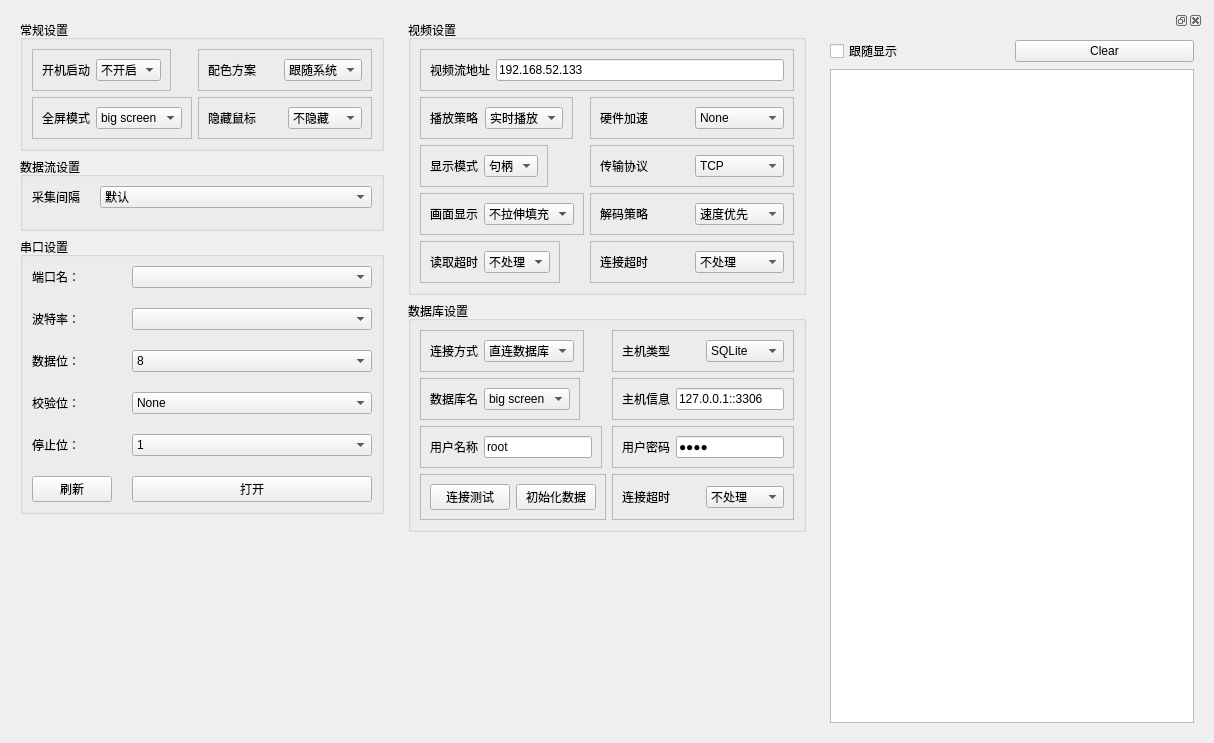
<?xml version="1.0" encoding="UTF-8"?>
<ui version="4.0">
 <class>Frame</class>
 <widget class="QFrame" name="Frame">
  <property name="geometry">
   <rect>
    <x>0</x>
    <y>0</y>
    <width>1214</width>
    <height>743</height>
   </rect>
  </property>
  <property name="windowTitle">
   <string>Frame</string>
  </property>
  <layout class="QHBoxLayout" name="horizontalLayout_16">
   <item>
    <widget class="QScrollArea" name="scrollArea_2">
     <property name="minimumSize">
      <size>
       <width>240</width>
       <height>0</height>
      </size>
     </property>
     <property name="maximumSize">
      <size>
       <width>400</width>
       <height>16777215</height>
      </size>
     </property>
     <property name="frameShape">
      <enum>QFrame::NoFrame</enum>
     </property>
     <property name="widgetResizable">
      <bool>true</bool>
     </property>
     <widget class="QWidget" name="scrollAreaWidgetContents_2">
      <property name="geometry">
       <rect>
        <x>0</x>
        <y>0</y>
        <width>363</width>
        <height>725</height>
       </rect>
      </property>
      <layout class="QVBoxLayout" name="verticalLayout_3">
       <item>
        <widget class="QGroupBox" name="groupBox_4">
         <property name="title">
          <string>常规设置</string>
         </property>
         <layout class="QFormLayout" name="formLayout_3">
          <item row="0" column="0">
           <widget class="QFrame" name="frame_21">
            <property name="frameShape">
             <enum>QFrame::StyledPanel</enum>
            </property>
            <property name="frameShadow">
             <enum>QFrame::Raised</enum>
            </property>
            <layout class="QHBoxLayout" name="horizontalLayout_21">
             <item>
              <widget class="QLabel" name="label_19">
               <property name="text">
                <string>开机启动</string>
               </property>
              </widget>
             </item>
             <item>
              <widget class="QComboBox" name="comboBox_14">
               <item>
                <property name="text">
                 <string>不开启</string>
                </property>
               </item>
               <item>
                <property name="text">
                 <string>开启</string>
                </property>
               </item>
              </widget>
             </item>
            </layout>
           </widget>
          </item>
          <item row="0" column="1">
           <widget class="QFrame" name="frame_22">
            <property name="frameShape">
             <enum>QFrame::StyledPanel</enum>
            </property>
            <property name="frameShadow">
             <enum>QFrame::Raised</enum>
            </property>
            <layout class="QHBoxLayout" name="horizontalLayout_22">
             <item>
              <widget class="QLabel" name="label_20">
               <property name="text">
                <string>配色方案</string>
               </property>
              </widget>
             </item>
             <item>
              <widget class="QComboBox" name="comboBox_17">
               <item>
                <property name="text">
                 <string>跟随系统</string>
                </property>
               </item>
               <item>
                <property name="text">
                 <string>亮色模式</string>
                </property>
               </item>
               <item>
                <property name="text">
                 <string>灰暗模式</string>
                </property>
               </item>
              </widget>
             </item>
            </layout>
           </widget>
          </item>
          <item row="1" column="0">
           <widget class="QFrame" name="frame_28">
            <property name="frameShape">
             <enum>QFrame::StyledPanel</enum>
            </property>
            <property name="frameShadow">
             <enum>QFrame::Raised</enum>
            </property>
            <layout class="QHBoxLayout" name="horizontalLayout_28">
             <item>
              <widget class="QLabel" name="label_26">
               <property name="text">
                <string>全屏模式</string>
               </property>
              </widget>
             </item>
             <item>
              <widget class="QComboBox" name="comboBox_21">
               <item>
                <property name="text">
                 <string>big screen</string>
                </property>
               </item>
              </widget>
             </item>
            </layout>
           </widget>
          </item>
          <item row="1" column="1">
           <widget class="QFrame" name="frame_26">
            <property name="frameShape">
             <enum>QFrame::StyledPanel</enum>
            </property>
            <property name="frameShadow">
             <enum>QFrame::Raised</enum>
            </property>
            <layout class="QHBoxLayout" name="horizontalLayout_26">
             <item>
              <widget class="QLabel" name="label_24">
               <property name="text">
                <string>隐藏鼠标</string>
               </property>
              </widget>
             </item>
             <item>
              <widget class="QComboBox" name="comboBox_19">
               <item>
                <property name="text">
                 <string>不隐藏</string>
                </property>
               </item>
               <item>
                <property name="text">
                 <string>5秒</string>
                </property>
               </item>
              </widget>
             </item>
            </layout>
           </widget>
          </item>
         </layout>
        </widget>
       </item>
       <item>
        <widget class="QGroupBox" name="groupBox_2">
         <property name="title">
          <string>数据流设置</string>
         </property>
         <layout class="QFormLayout" name="formLayout_4">
          <property name="horizontalSpacing">
           <number>20</number>
          </property>
          <property name="bottomMargin">
           <number>20</number>
          </property>
          <item row="0" column="0">
           <widget class="QLabel" name="label_16">
            <property name="text">
             <string>采集间隔</string>
            </property>
           </widget>
          </item>
          <item row="0" column="1">
           <widget class="QComboBox" name="comboBox_12">
            <item>
             <property name="text">
              <string>默认</string>
             </property>
            </item>
            <item>
             <property name="text">
              <string>1.0秒</string>
             </property>
            </item>
            <item>
             <property name="text">
              <string>10秒</string>
             </property>
            </item>
            <item>
             <property name="text">
              <string>1分钟</string>
             </property>
            </item>
            <item>
             <property name="text">
              <string>30分钟</string>
             </property>
            </item>
           </widget>
          </item>
         </layout>
        </widget>
       </item>
       <item alignment="Qt::AlignTop">
        <widget class="QGroupBox" name="groupBox_port">
         <property name="title">
          <string>串口设置</string>
         </property>
         <layout class="QVBoxLayout" name="verticalLayout_2">
          <item>
           <layout class="QFormLayout" name="formLayout_port">
            <property name="horizontalSpacing">
             <number>20</number>
            </property>
            <property name="verticalSpacing">
             <number>20</number>
            </property>
            <property name="rightMargin">
             <number>0</number>
            </property>
            <property name="bottomMargin">
             <number>0</number>
            </property>
            <item row="0" column="0">
             <widget class="QLabel" name="label_port">
              <property name="text">
               <string>端口名：</string>
              </property>
             </widget>
            </item>
            <item row="0" column="1">
             <widget class="QComboBox" name="comboBox_port"/>
            </item>
            <item row="1" column="0">
             <widget class="QLabel" name="label_baudRates">
              <property name="text">
               <string>波特率：</string>
              </property>
             </widget>
            </item>
            <item row="1" column="1">
             <widget class="QComboBox" name="comboBox_baudRates"/>
            </item>
            <item row="2" column="0">
             <widget class="QLabel" name="label_dataBits">
              <property name="text">
               <string>数据位：</string>
              </property>
             </widget>
            </item>
            <item row="2" column="1">
             <widget class="QComboBox" name="comboBox_dataBits">
              <item>
               <property name="text">
                <string>8</string>
               </property>
              </item>
              <item>
               <property name="text">
                <string>7</string>
               </property>
              </item>
              <item>
               <property name="text">
                <string>6</string>
               </property>
              </item>
              <item>
               <property name="text">
                <string>5</string>
               </property>
              </item>
             </widget>
            </item>
            <item row="3" column="0">
             <widget class="QLabel" name="label_checkBits">
              <property name="text">
               <string>校验位：</string>
              </property>
             </widget>
            </item>
            <item row="3" column="1">
             <widget class="QComboBox" name="comboBox_checkBits">
              <item>
               <property name="text">
                <string>None</string>
               </property>
              </item>
              <item>
               <property name="text">
                <string>Even</string>
               </property>
              </item>
              <item>
               <property name="text">
                <string>Mark</string>
               </property>
              </item>
              <item>
               <property name="text">
                <string>Odd</string>
               </property>
              </item>
             </widget>
            </item>
            <item row="4" column="0">
             <widget class="QLabel" name="label_stopBits">
              <property name="text">
               <string>停止位：</string>
              </property>
             </widget>
            </item>
            <item row="4" column="1">
             <widget class="QComboBox" name="comboBox_stopBits">
              <property name="editable">
               <bool>false</bool>
              </property>
              <item>
               <property name="text">
                <string>1</string>
               </property>
              </item>
              <item>
               <property name="text">
                <string>1.5</string>
               </property>
              </item>
              <item>
               <property name="text">
                <string>2</string>
               </property>
              </item>
             </widget>
            </item>
            <item row="5" column="1">
             <widget class="QPushButton" name="pushButton_port">
              <property name="text">
               <string>打开</string>
              </property>
             </widget>
            </item>
            <item row="5" column="0">
             <widget class="QPushButton" name="pushButton_refresh">
              <property name="text">
               <string>刷新</string>
              </property>
             </widget>
            </item>
           </layout>
          </item>
         </layout>
        </widget>
       </item>
       <item>
        <spacer name="verticalSpacer">
         <property name="orientation">
          <enum>Qt::Vertical</enum>
         </property>
         <property name="sizeHint" stdset="0">
          <size>
           <width>20</width>
           <height>40</height>
          </size>
         </property>
        </spacer>
       </item>
      </layout>
     </widget>
    </widget>
   </item>
   <item>
    <widget class="QScrollArea" name="scrollArea">
     <property name="sizePolicy">
      <sizepolicy hsizetype="Expanding" vsizetype="Expanding">
       <horstretch>0</horstretch>
       <verstretch>0</verstretch>
      </sizepolicy>
     </property>
     <property name="minimumSize">
      <size>
       <width>400</width>
       <height>0</height>
      </size>
     </property>
     <property name="frameShape">
      <enum>QFrame::NoFrame</enum>
     </property>
     <property name="widgetResizable">
      <bool>true</bool>
     </property>
     <widget class="QWidget" name="scrollAreaWidgetContents">
      <property name="geometry">
       <rect>
        <x>0</x>
        <y>0</y>
        <width>458</width>
        <height>725</height>
       </rect>
      </property>
      <layout class="QVBoxLayout" name="verticalLayout">
       <item>
        <widget class="QGroupBox" name="groupBox">
         <property name="title">
          <string>视频设置</string>
         </property>
         <layout class="QFormLayout" name="formLayout">
          <item row="0" column="0" colspan="2">
           <widget class="QFrame" name="frame_7">
            <property name="frameShape">
             <enum>QFrame::StyledPanel</enum>
            </property>
            <property name="frameShadow">
             <enum>QFrame::Raised</enum>
            </property>
            <layout class="QHBoxLayout" name="horizontalLayout_7">
             <item>
              <widget class="QLabel" name="label_7">
               <property name="text">
                <string>视频流地址</string>
               </property>
              </widget>
             </item>
             <item>
              <widget class="QLineEdit" name="lineEdit">
               <property name="text">
                <string>192.168.52.133</string>
               </property>
              </widget>
             </item>
            </layout>
           </widget>
          </item>
          <item row="1" column="0">
           <widget class="QFrame" name="frame">
            <property name="frameShape">
             <enum>QFrame::StyledPanel</enum>
            </property>
            <property name="frameShadow">
             <enum>QFrame::Raised</enum>
            </property>
            <layout class="QHBoxLayout" name="horizontalLayout">
             <item>
              <widget class="QLabel" name="label">
               <property name="text">
                <string>播放策略</string>
               </property>
              </widget>
             </item>
             <item>
              <widget class="QComboBox" name="comboBox">
               <item>
                <property name="text">
                 <string>实时播放</string>
                </property>
               </item>
               <item>
                <property name="text">
                 <string>循环播放</string>
                </property>
               </item>
               <item>
                <property name="text">
                 <string>单次播放</string>
                </property>
               </item>
              </widget>
             </item>
            </layout>
           </widget>
          </item>
          <item row="1" column="1">
           <widget class="QFrame" name="frame_5">
            <property name="frameShape">
             <enum>QFrame::StyledPanel</enum>
            </property>
            <property name="frameShadow">
             <enum>QFrame::Raised</enum>
            </property>
            <layout class="QHBoxLayout" name="horizontalLayout_5">
             <item>
              <widget class="QLabel" name="label_5">
               <property name="text">
                <string>硬件加速</string>
               </property>
              </widget>
             </item>
             <item>
              <widget class="QComboBox" name="comboBox_5">
               <item>
                <property name="text">
                 <string>None</string>
                </property>
               </item>
               <item>
                <property name="text">
                 <string>GPU</string>
                </property>
               </item>
              </widget>
             </item>
            </layout>
           </widget>
          </item>
          <item row="2" column="0">
           <widget class="QFrame" name="frame_2">
            <property name="frameShape">
             <enum>QFrame::StyledPanel</enum>
            </property>
            <property name="frameShadow">
             <enum>QFrame::Raised</enum>
            </property>
            <layout class="QHBoxLayout" name="horizontalLayout_2">
             <item>
              <widget class="QLabel" name="label_2">
               <property name="text">
                <string>显示模式</string>
               </property>
              </widget>
             </item>
             <item>
              <widget class="QComboBox" name="comboBox_2">
               <item>
                <property name="text">
                 <string>句柄</string>
                </property>
               </item>
              </widget>
             </item>
            </layout>
           </widget>
          </item>
          <item row="2" column="1">
           <widget class="QFrame" name="frame_6">
            <property name="frameShape">
             <enum>QFrame::StyledPanel</enum>
            </property>
            <property name="frameShadow">
             <enum>QFrame::Raised</enum>
            </property>
            <layout class="QHBoxLayout" name="horizontalLayout_6">
             <item>
              <widget class="QLabel" name="label_6">
               <property name="text">
                <string>传输协议</string>
               </property>
              </widget>
             </item>
             <item>
              <widget class="QComboBox" name="comboBox_6">
               <item>
                <property name="text">
                 <string>TCP</string>
                </property>
               </item>
               <item>
                <property name="text">
                 <string>UDP</string>
                </property>
               </item>
              </widget>
             </item>
            </layout>
           </widget>
          </item>
          <item row="3" column="0">
           <widget class="QFrame" name="frame_3">
            <property name="frameShape">
             <enum>QFrame::StyledPanel</enum>
            </property>
            <property name="frameShadow">
             <enum>QFrame::Raised</enum>
            </property>
            <layout class="QHBoxLayout" name="horizontalLayout_3">
             <item>
              <widget class="QLabel" name="label_3">
               <property name="text">
                <string>画面显示</string>
               </property>
              </widget>
             </item>
             <item>
              <widget class="QComboBox" name="comboBox_3">
               <item>
                <property name="text">
                 <string>不拉伸填充</string>
                </property>
               </item>
               <item>
                <property name="text">
                 <string>拉伸填充</string>
                </property>
               </item>
              </widget>
             </item>
            </layout>
           </widget>
          </item>
          <item row="3" column="1">
           <widget class="QFrame" name="frame_9">
            <property name="frameShape">
             <enum>QFrame::StyledPanel</enum>
            </property>
            <property name="frameShadow">
             <enum>QFrame::Raised</enum>
            </property>
            <layout class="QHBoxLayout" name="horizontalLayout_9">
             <item>
              <widget class="QLabel" name="label_9">
               <property name="text">
                <string>解码策略</string>
               </property>
              </widget>
             </item>
             <item>
              <widget class="QComboBox" name="comboBox_8">
               <item>
                <property name="text">
                 <string>速度优先</string>
                </property>
               </item>
               <item>
                <property name="text">
                 <string>质量优先</string>
                </property>
               </item>
              </widget>
             </item>
            </layout>
           </widget>
          </item>
          <item row="4" column="0">
           <widget class="QFrame" name="frame_4">
            <property name="frameShape">
             <enum>QFrame::StyledPanel</enum>
            </property>
            <property name="frameShadow">
             <enum>QFrame::Raised</enum>
            </property>
            <layout class="QHBoxLayout" name="horizontalLayout_4">
             <item>
              <widget class="QLabel" name="label_4">
               <property name="text">
                <string>读取超时</string>
               </property>
              </widget>
             </item>
             <item>
              <widget class="QComboBox" name="comboBox_4">
               <item>
                <property name="text">
                 <string>不处理</string>
                </property>
               </item>
              </widget>
             </item>
            </layout>
           </widget>
          </item>
          <item row="4" column="1">
           <widget class="QFrame" name="frame_8">
            <property name="frameShape">
             <enum>QFrame::StyledPanel</enum>
            </property>
            <property name="frameShadow">
             <enum>QFrame::Raised</enum>
            </property>
            <layout class="QHBoxLayout" name="horizontalLayout_8">
             <item>
              <widget class="QLabel" name="label_8">
               <property name="text">
                <string>连接超时</string>
               </property>
              </widget>
             </item>
             <item>
              <widget class="QComboBox" name="comboBox_7">
               <item>
                <property name="text">
                 <string>不处理</string>
                </property>
               </item>
              </widget>
             </item>
            </layout>
           </widget>
          </item>
         </layout>
        </widget>
       </item>
       <item>
        <widget class="QGroupBox" name="groupBox_3">
         <property name="title">
          <string>数据库设置</string>
         </property>
         <layout class="QFormLayout" name="formLayout_2">
          <item row="0" column="0">
           <widget class="QFrame" name="frame_10">
            <property name="frameShape">
             <enum>QFrame::StyledPanel</enum>
            </property>
            <property name="frameShadow">
             <enum>QFrame::Raised</enum>
            </property>
            <layout class="QHBoxLayout" name="horizontalLayout_10">
             <item>
              <widget class="QLabel" name="label_10">
               <property name="text">
                <string>连接方式</string>
               </property>
              </widget>
             </item>
             <item>
              <widget class="QComboBox" name="comboBox_9">
               <item>
                <property name="text">
                 <string>直连数据库</string>
                </property>
               </item>
              </widget>
             </item>
            </layout>
           </widget>
          </item>
          <item row="0" column="1">
           <widget class="QFrame" name="frame_11">
            <property name="frameShape">
             <enum>QFrame::StyledPanel</enum>
            </property>
            <property name="frameShadow">
             <enum>QFrame::Raised</enum>
            </property>
            <layout class="QHBoxLayout" name="horizontalLayout_11">
             <item>
              <widget class="QLabel" name="label_11">
               <property name="text">
                <string>主机类型</string>
               </property>
              </widget>
             </item>
             <item>
              <widget class="QComboBox" name="comboBox_10">
               <item>
                <property name="text">
                 <string>SQLite</string>
                </property>
               </item>
               <item>
                <property name="text">
                 <string>MySQL</string>
                </property>
               </item>
              </widget>
             </item>
            </layout>
           </widget>
          </item>
          <item row="1" column="0">
           <widget class="QFrame" name="frame_12">
            <property name="frameShape">
             <enum>QFrame::StyledPanel</enum>
            </property>
            <property name="frameShadow">
             <enum>QFrame::Raised</enum>
            </property>
            <layout class="QHBoxLayout" name="horizontalLayout_12">
             <item>
              <widget class="QLabel" name="label_12">
               <property name="text">
                <string>数据库名</string>
               </property>
              </widget>
             </item>
             <item>
              <widget class="QComboBox" name="comboBox_11">
               <item>
                <property name="text">
                 <string>big screen</string>
                </property>
               </item>
              </widget>
             </item>
            </layout>
           </widget>
          </item>
          <item row="1" column="1">
           <widget class="QFrame" name="frame_15">
            <property name="frameShape">
             <enum>QFrame::StyledPanel</enum>
            </property>
            <property name="frameShadow">
             <enum>QFrame::Raised</enum>
            </property>
            <layout class="QHBoxLayout" name="horizontalLayout_15">
             <item>
              <widget class="QLabel" name="label_15">
               <property name="text">
                <string>主机信息</string>
               </property>
              </widget>
             </item>
             <item>
              <widget class="QLineEdit" name="lineEdit_2">
               <property name="text">
                <string>127.0.0.1::3306</string>
               </property>
              </widget>
             </item>
            </layout>
           </widget>
          </item>
          <item row="2" column="0">
           <widget class="QFrame" name="frame_13">
            <property name="frameShape">
             <enum>QFrame::StyledPanel</enum>
            </property>
            <property name="frameShadow">
             <enum>QFrame::Raised</enum>
            </property>
            <layout class="QHBoxLayout" name="horizontalLayout_13">
             <item>
              <widget class="QLabel" name="label_13">
               <property name="text">
                <string>用户名称</string>
               </property>
              </widget>
             </item>
             <item>
              <widget class="QLineEdit" name="lineEdit_3">
               <property name="text">
                <string>root</string>
               </property>
              </widget>
             </item>
            </layout>
           </widget>
          </item>
          <item row="2" column="1">
           <widget class="QFrame" name="frame_18">
            <property name="frameShape">
             <enum>QFrame::StyledPanel</enum>
            </property>
            <property name="frameShadow">
             <enum>QFrame::Raised</enum>
            </property>
            <layout class="QHBoxLayout" name="horizontalLayout_18">
             <item>
              <widget class="QLabel" name="label_18">
               <property name="text">
                <string>用户密码</string>
               </property>
              </widget>
             </item>
             <item>
              <widget class="QLineEdit" name="lineEdit_4">
               <property name="text">
                <string>root</string>
               </property>
               <property name="echoMode">
                <enum>QLineEdit::Password</enum>
               </property>
              </widget>
             </item>
            </layout>
           </widget>
          </item>
          <item row="3" column="0">
           <widget class="QFrame" name="frame_14">
            <property name="frameShape">
             <enum>QFrame::StyledPanel</enum>
            </property>
            <property name="frameShadow">
             <enum>QFrame::Raised</enum>
            </property>
            <layout class="QHBoxLayout" name="horizontalLayout_14">
             <item alignment="Qt::AlignHCenter|Qt::AlignVCenter">
              <widget class="QPushButton" name="pushButton">
               <property name="text">
                <string>连接测试</string>
               </property>
              </widget>
             </item>
             <item>
              <widget class="QPushButton" name="pushButton_2">
               <property name="text">
                <string>初始化数据</string>
               </property>
              </widget>
             </item>
            </layout>
           </widget>
          </item>
          <item row="3" column="1">
           <widget class="QFrame" name="frame_17">
            <property name="frameShape">
             <enum>QFrame::StyledPanel</enum>
            </property>
            <property name="frameShadow">
             <enum>QFrame::Raised</enum>
            </property>
            <layout class="QHBoxLayout" name="horizontalLayout_17">
             <item>
              <widget class="QLabel" name="label_17">
               <property name="text">
                <string>连接超时</string>
               </property>
              </widget>
             </item>
             <item>
              <widget class="QComboBox" name="comboBox_15">
               <item>
                <property name="text">
                 <string>不处理</string>
                </property>
               </item>
              </widget>
             </item>
            </layout>
           </widget>
          </item>
         </layout>
        </widget>
       </item>
       <item>
        <spacer name="verticalSpacer_2">
         <property name="orientation">
          <enum>Qt::Vertical</enum>
         </property>
         <property name="sizeHint" stdset="0">
          <size>
           <width>20</width>
           <height>40</height>
          </size>
         </property>
        </spacer>
       </item>
      </layout>
     </widget>
    </widget>
   </item>
   <item>
    <widget class="QDockWidget" name="dockWidget">
     <widget class="QWidget" name="dockWidgetContents">
      <layout class="QGridLayout" name="gridLayout_2">
       <item row="0" column="0">
        <widget class="QCheckBox" name="checkBox">
         <property name="text">
          <string>跟随显示</string>
         </property>
        </widget>
       </item>
       <item row="0" column="1">
        <widget class="QPushButton" name="pushButton_clear">
         <property name="text">
          <string>Clear</string>
         </property>
        </widget>
       </item>
       <item row="1" column="0" colspan="2">
        <widget class="QTextBrowser" name="textBrowser"/>
       </item>
      </layout>
     </widget>
    </widget>
   </item>
  </layout>
 </widget>
 <resources/>
 <connections/>
</ui>
